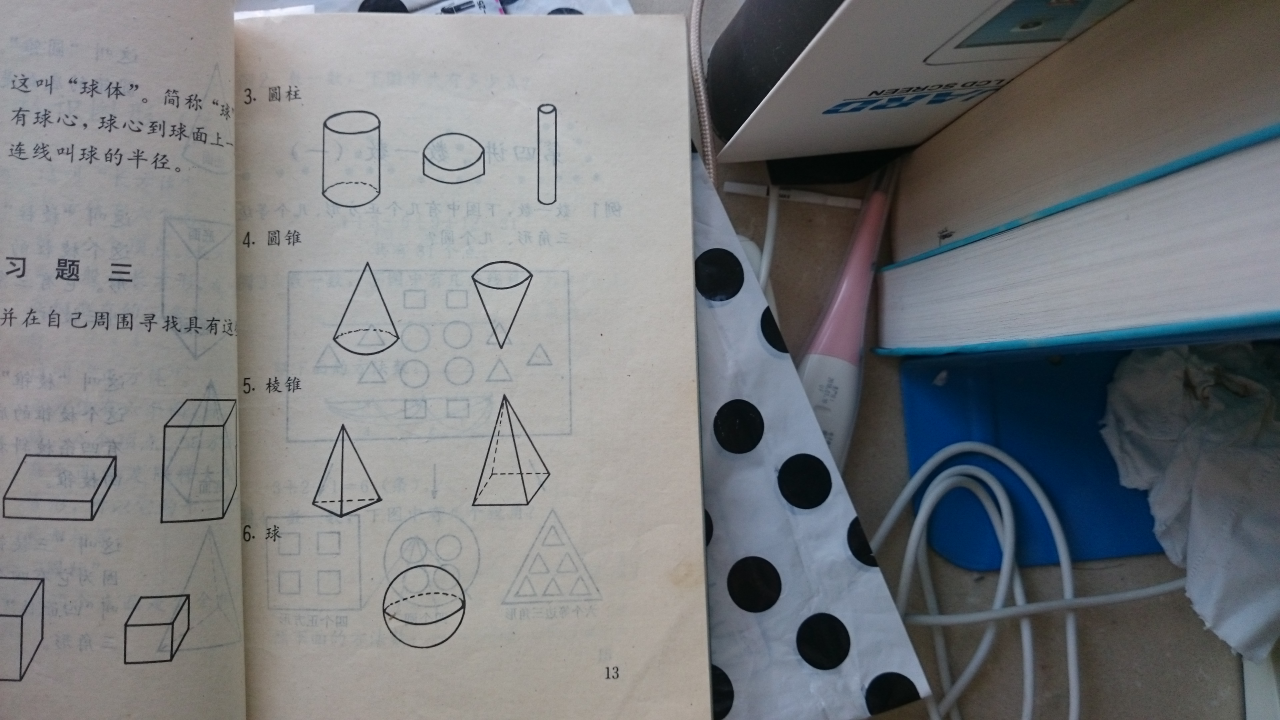
#> input picture 011.JPG, 3840 x 2160 px (shown at 1/3 size)
$ python -i delBkGround.py   (imports and definitions only)   (Python 2 division)
#> lines starting #> are read from the running program, lines starting #| are printed output that depends on the picture; after the words box and inside, x2 and y2 are one past the last pixel; in counts of white or black regions, pixels touching at a corner belong together
#> further down, picture is the input picture: shape (2160, 3840, 3); mean B, G, R 124.6, 122.1, 119.8
# -*- coding: utf-8 -*-
import cv2
import numpy as np
from skimage import measure
import matplotlib.pyplot as plt
import math

from inspect import currentframe, getframeinfo

import tools as tl

frameinfo = getframeinfo(currentframe())

HMin = 0
HMax = 173

SMin = 0
SMax = 98

VMin  = 0
VMax = 209

nPageCnt = 0

def get_linenumber():
    cf = currentframe()
    return cf.f_back.f_lineno

def computeDist(x1, y1, x2, y2):
    meter = 0.0
    deltax = abs(x1-x2)
    deltay = abs(y1-y2)
    meter = math.sqrt(deltax*deltax + deltay*deltay)
    return meter

def findLargestContour(contours, h, w):
    size = w * h * 1.0
    print get_linenumber(), ',', type(size)
    maxArea = cv2.contourArea(contours[0])
    print get_linenumber(), ',', type(maxArea)
    inxMax = 0
    for cnt, cons in enumerate(contours):
        area = cv2.contourArea(cons)
        print get_linenumber(), ',', type(area)
        if (maxArea < area) and (area < size):
            maxArea = area
            inxMax = cnt
            # x,y,w,h = cv2.boundingRect(cnt)
            # cv2.rectangle(img,(x,y),(x+w,y+h),(0,255,0),2)
    print 'max=', maxArea, 'inxMax = ', inxMax, 'maxpoints = ', len(contours[inxMax])
    return inxMax, contours[inxMax]

def judgeIsPageorNot(imgAdd):
    bRet = True
    h,w,c = imgAdd.shape
#> h = 2160; w = 3840; c = 3

    imgBlur = cv2.GaussianBlur(imgAdd, (5, 5), 0)

    lower_white = np.array([HMin, SMin, VMin])
    upper_white = np.array([HMax, SMax, VMax])

    # Threshold the HSV image to get only white colors
    mask = cv2.inRange(imgBlur, lower_white, upper_white)
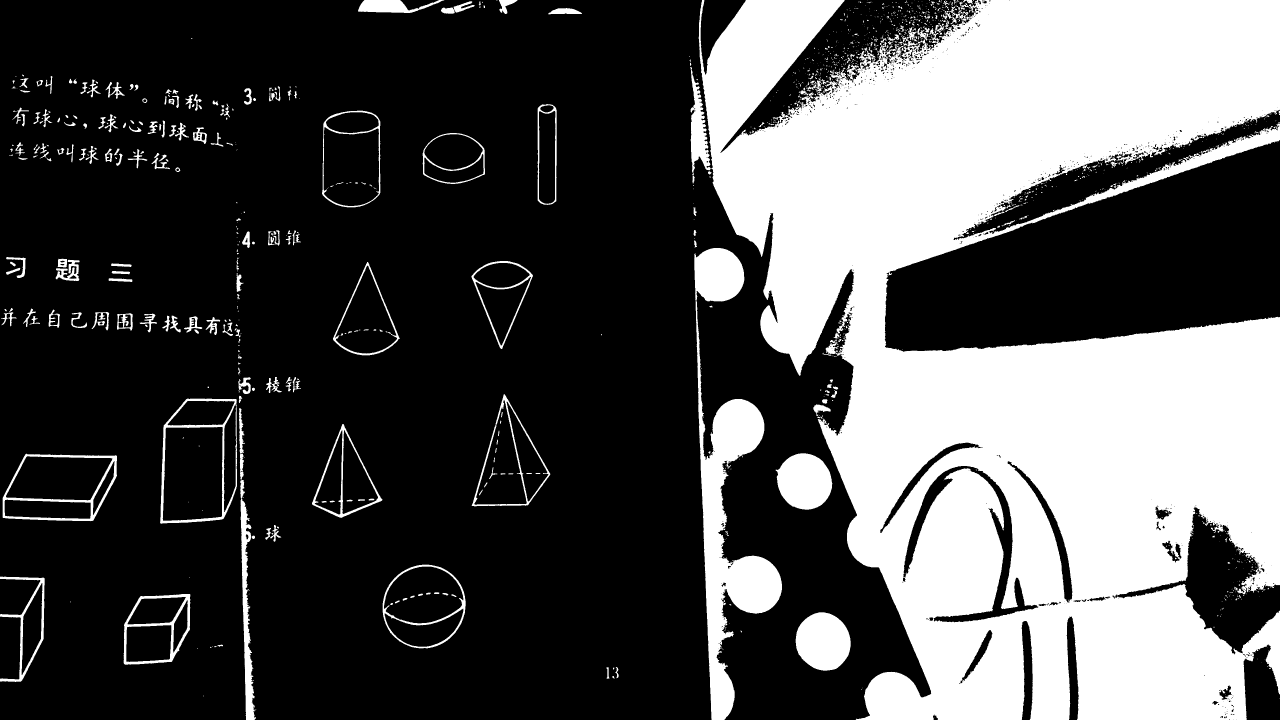
#> mask: shape (2160, 3840) (shown at 1/3 size); 31.7% white; 1330 white regions (951 under 20 px), largest, box (x1, y1, x2, y2) and area: (2096, 0, 3840, 2160) 2313404, (2083, 744, 2346, 2160) 116112, (2387, 1837, 2552, 2012) 22391
    # Bitwise-AND mask and original image
    # res = cv2.bitwise_and(h, h, mask= mask)
    imgAdd2 = imgAdd.copy()
    # cv2.imwrite("imgAdd1.jpg", imgAdd)
    res = cv2.bitwise_and(imgAdd2, imgAdd2, mask=mask)

    # get external contour
    img1 = imgAdd.copy()


    # [5 lines of commented-out code are left out]
    imgFore = img1 - res

    # filter skin color
    lower_skin = np.array([31, 42, 72])
    upper_skin = np.array([99, 108, 196])

    maskSkin = cv2.inRange(imgFore, lower_skin, upper_skin)
#> maskSkin: shape (2160, 3840); 1% white in thin lines or dots
    resSkin = cv2.bitwise_and(imgFore, imgFore, mask=maskSkin)
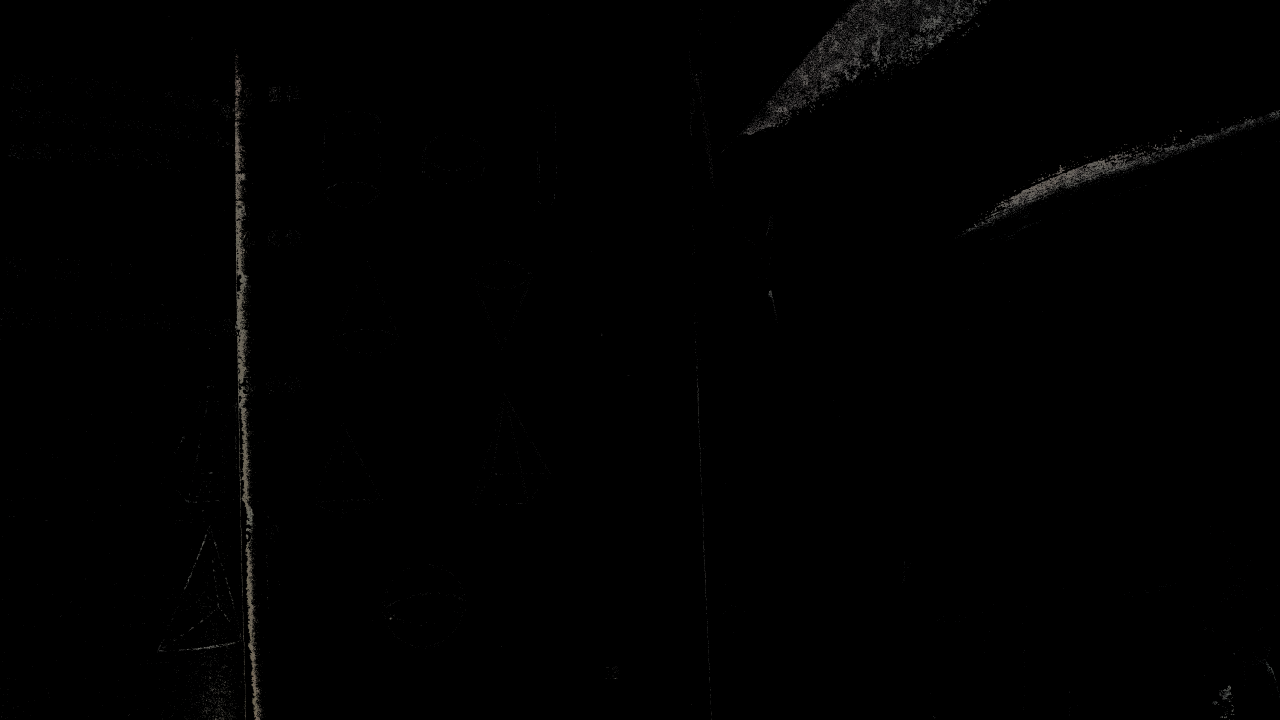
#> resSkin: shape (2160, 3840, 3) (shown at 1/3 size); mean B, G, R 0.9, 1, 1

    imgForePage = imgFore - resSkin

    gray = cv2.cvtColor(imgForePage, cv2.COLOR_BGR2GRAY)
    ret, binary = cv2.threshold(gray, 0, 255, cv2.THRESH_OTSU + cv2.THRESH_BINARY)
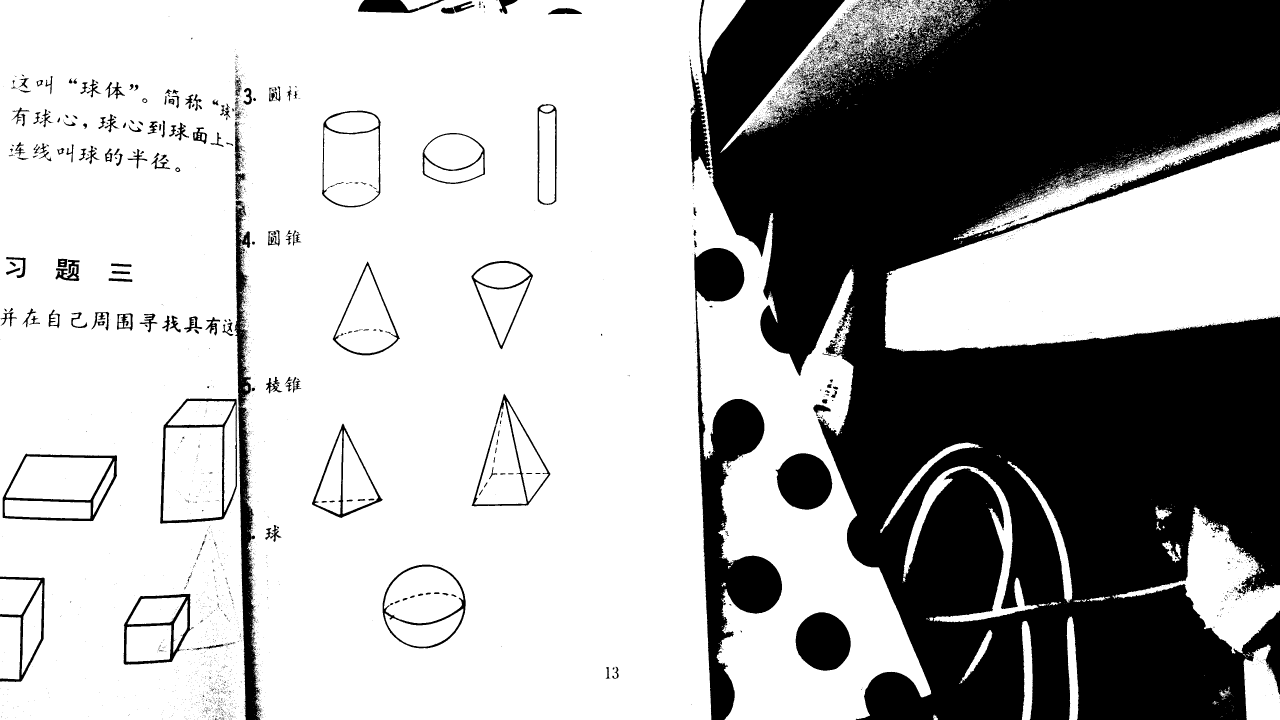
#> binary: shape (2160, 3840) (shown at 1/3 size); 67.3% white; 5674 black regions (5261 under 20 px), largest, box (x1, y1, x2, y2) and area: (2070, 0, 3840, 2160) 2363657, (2083, 744, 2346, 2160) 116661, (704, 601, 787, 2160) 40402
#> ret = 76

    element1 = cv2.getStructuringElement(cv2.MORPH_RECT, (65,35))   # how to set the parameter of dilate and erode?
    element2 = cv2.getStructuringElement(cv2.MORPH_RECT, (15, 7))

    # 膨胀一次，让轮廓突出
    dilation = cv2.dilate(binary, element2, iterations=1)
#> dilation: shape (2160, 3840); 72.5% white; 164 black regions (91 under 20 px), largest, box (x1, y1, x2, y2) and area: (2113, 0, 3840, 2160) 2119253, (2109, 1200, 2339, 2160) 71566, (2394, 1840, 2545, 2008) 19036

    # 腐蚀一次，去掉细节
    erosion = cv2.erode(dilation, element1, iterations=1)
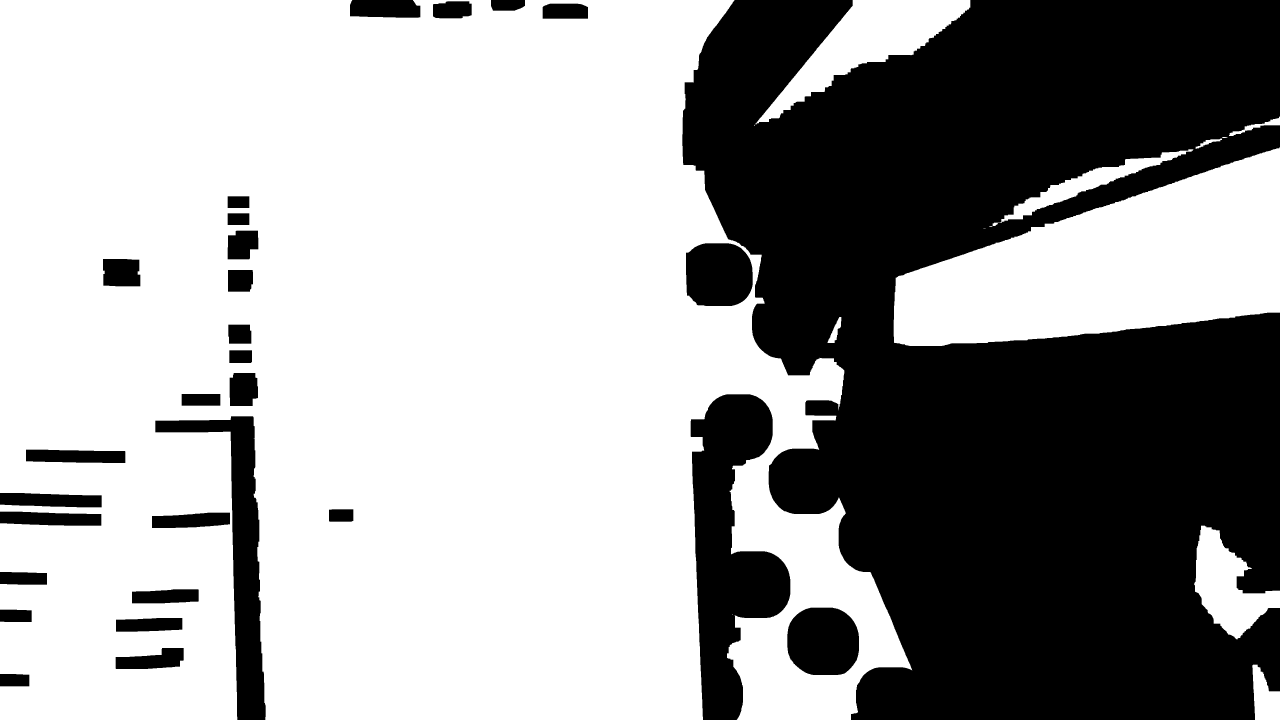
#> erosion: shape (2160, 3840) (shown at 1/3 size); 62.4% white; 29 black regions

    contours, hierarchy = cv2.findContours(erosion, cv2.RETR_EXTERNAL, cv2.CHAIN_APPROX_SIMPLE)
#> contours = 14 contours, 4 with area under 20; largest, box (x1, y1, x2, y2) and area: (0, 0, 2737, 2160) 4762594, (2681, 442, 3840, 1038) 415974, (2266, 0, 2911, 373) 77386, (3582, 1577, 3840, 1918) 41717, (2978, 448, 3581, 678) 21375
    inxMax, maxCont = findLargestContour(contours, h, w)
#| 38 , <class 'float'>
#> in findLargestContour, `maxArea = cv2.contourArea(contours[0])`: maxArea = 9104
#| 40 , <class 'float'>
#> the loop in findLargestContour, `for cnt, cons in enumerate(contours):` made 14 passes
#> (area, maxArea) on passes 3, 8, 14: (41717, 41717), (415974, 415974), (4762593.5, 4762593.5)
#> area on passes 1, 4, 7, 9, 10, 12: 9104, 1190, 21375, 562, 23.5, 1642
#| 44 , <class 'float'>
#| 44 , <class 'float'>
#| 44 , <class 'float'>
#| 44 , <class 'float'>
#| 44 , <class 'float'>
#| 44 , <class 'float'>
#| 44 , <class 'float'>
#| 44 , <class 'float'>
#> (further printed lines are left out)
#> after the loop in findLargestContour, `for cnt, cons in enumerate(contours):`: inxMax = 13; maxArea = 4762593.5
#| max= 4762593.5 inxMax =  13 maxpoints =  2214
#> inxMax = 13; maxCont = contour of 2214 points, box (x1, y1, x2, y2) (0, 0, 2737, 2160), area 4762594

    area = cv2.contourArea(maxCont)
#> area = 4762593.5
    if(area < 999999.0):
        return 0, imgAdd

    x,y,w,h = cv2.boundingRect(maxCont)
#> x = 0; y = 0; w = 2737
    # cv2.rectangle(img1,(x,y),(x+w,y+h),(0,255,0),2)
    # imgOut = cv2.drawContours(img1, contours, inxMax, (0,0,255), 2)
    imgOut = img1[y-5:y+5+h, x-5:x+5+w]
#> imgOut = empty array
    return bRet, imgOut

# 计算单通道的直方图的相似值
def calculate(image1, image2):
    hist1 = cv2.calcHist([image1],[0],None,[256],[0.0,255.0])
    hist2 = cv2.calcHist([image2],[0],None,[256],[0.0,255.0])
    # 计算直方图的重合度
    degree = 0
    for i in range(len(hist1)):
        if (hist1[i] != hist2[i]):
            degree = degree + (1 - abs(hist1[i]-hist2[i])/max(hist1[i],hist2[i]))
        else:
            degree = degree + 1
            degree = degree/len(hist1)
    return degree

# 通过得到每个通道的直方图来计算相似度
def classify_hist_with_split(image1, image2, size = (256,256)):
    # 将图像resize后，分离为三个通道，再计算每个通道的相似值
    image1 = cv2.resize(image1,size)
    image2 = cv2.resize(image2,size)
    sub_image1 = cv2.split(image1)
    sub_image2 = cv2.split(image2)
    sub_data = 0
    for im1,im2 in zip(sub_image1,sub_image2):
        sub_data += calculate(im1,im2)
        sub_data = sub_data/3
    return sub_data


def computeSimilar(imgPrev, imgNext):
    degree = classify_hist_with_split(imgPrev, imgNext, size = (256,256))
    print 'degree = ', degree
    if(degree >= 0.15):
        return 1
    else:
        return 0


# [69 lines not run here, left out]


>>> import cv2
>>> picture = cv2.imread('011.JPG')
>>> result = judgeIsPageorNot(picture)
#> result = (True, empty array)
